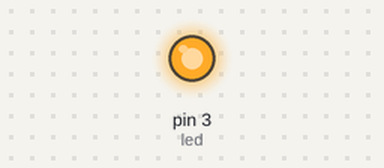
A sketch run on a simulated Arduino Uno, built with avr-gcc and run on an emulated ATmega328P. On the bench: output pins drawn as LEDs (lit = HIGH). What the sketch prints to the serial monitor is not drawn.

Above: at 0.1 s.
Timing chart, 0 to 1.6 s (numbered marks = the images above):
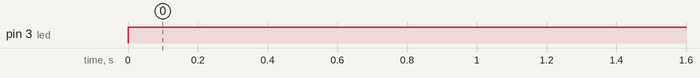

Measured:
- by itself, pin 3 (led): LOW → HIGH at 0.00 s

The sketch:

LEDpin13.ino
```cpp
int led = 3; // Digital output 13
int led1 = 4;

void setup() {
  Serial.begin(9600); // Turn on serial monitor
  pinMode(led, OUTPUT);
  pinMode(led1, INPUT);  // Make pin 13 an output
}

void loop() {
  digitalWrite(led,HIGH); // Turn LED on
  Serial.println("LED on");
  delay(1000);
  digitalWrite(led1, LOW); //Turn LED off
  Serial.println("LED off");
  delay(1000);
}
```
